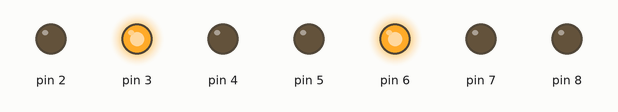
Recording of a program running on a simulated Arduino Uno, built with avr-gcc and run on an emulated ATmega328P. Parts: output pins drawn as LEDs (lit = HIGH).

Above: at 0.1 s.
Timing chart, 0 to 1.6 s (numbered marks = the images above):
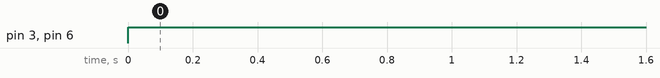

The program:

main.cpp
```cpp
#include <Arduino.h>
int Z,Y,X,W;
int A=0 ,B=0, C=1, D=0;
int a,b,c,d,e,f,g;

//Code released under GNU GPL.  Free to use for anything.
void disp_BTOXS3(int a, int b, int c, int d,int e,int f,int g)
{
  digitalWrite(2, a); //LSB
  digitalWrite(3, b);
  digitalWrite(4, c);
  digitalWrite(5, d);
  digitalWrite(6, e);
  digitalWrite(7, f);
  digitalWrite(8, g);

}
// the setup function runs once when you press reset or power the board
void setup() {
    pinMode(2, OUTPUT);
    pinMode(3, OUTPUT);
    pinMode(4, OUTPUT);
    pinMode(5, OUTPUT);
    pinMode(6, OUTPUT);
    pinMode(7, OUTPUT);
    pinMode(8, OUTPUT);

}

// the loop function runs over and over again forever
void loop() {
W= (!A&&B&&D) || (!A&&B&&C) || (A&&!B&&!C);
X= (!A&&!B&&D) || (!A&&!B&&C) || (!A&&B&&!C&&!D) || (A&&!B&&!C&&D);
Y= (!A&&!C&&!D) || (!A&&C&&D) || (A&&!B&&!C&&!D);
Z= (!A&&!D) || (A&&!B&&!C&&!D);
a= (!W&&X&&!Y&&!Z);
b= (!W&&X&&!Y&&Z) || (!W&&X&&Y&&!Z) || (W&&X&&!Y&&!Z);
c= (W&&X&&!Y&&!Z);
d= (!W&&X&&!Y&&!Z) || (!W&&X&&Y&&Z) || (W&&!X&&Y&&!Z);
e= (!W&&Y&&!Z) || (!W&&X&&!Y) || (W&&!X&&!Y&&Z);
f= (!W&&Y&&Z);
g= (!W&&X&&Y&&Z) || (W&&X&&!Y&&!Z);
disp_BTOXS3(a,b,c,d,e,f,g);
}
```

Measured:
- by itself, pin 3, pin 6: LOW → HIGH at 0.00 s
